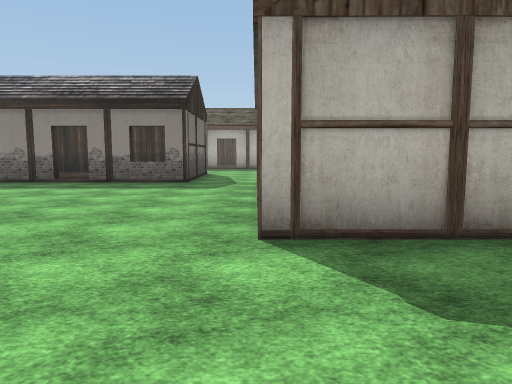
View 1 (above)

17 first-person views from a walk through a scene from a Unity 3-D project. The camera is 1.5 m above the floor, tilts 6° down and sees 70° across. The floor is counted in squares, 2 m on a side. Each view is taken from the middle of a square. On the plan, view 1 faces up. The plan holds only what a view shows up to about 11 squares ahead; the rest is blank. The place goes on beyond the plan. Some surface patterns are stand-ins.

View 2
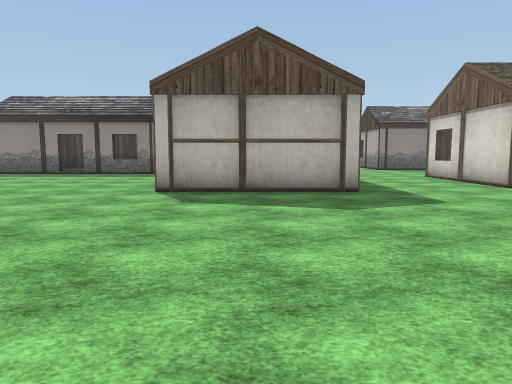

View 3
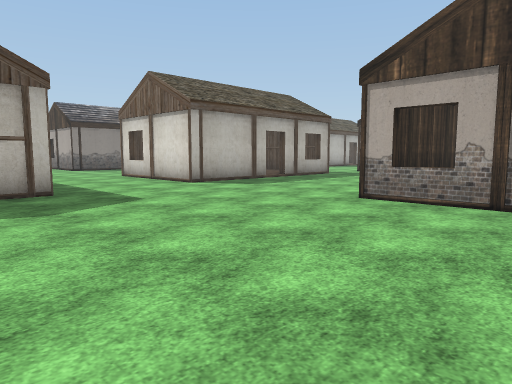

View 4
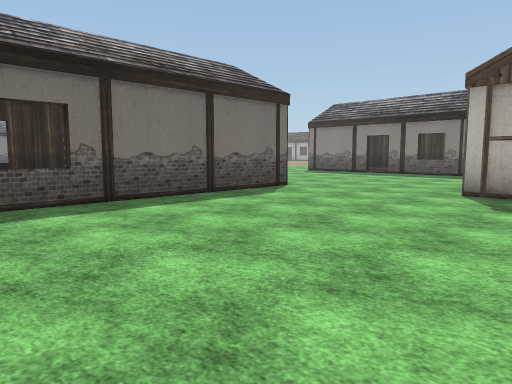

View 5
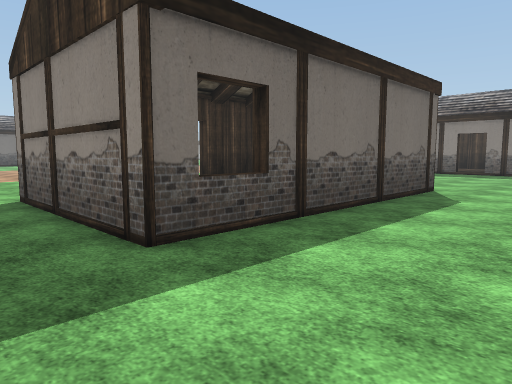

View 6
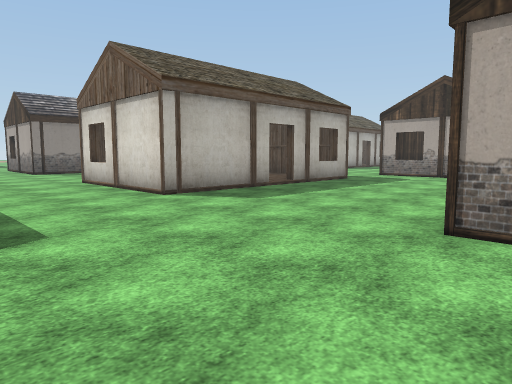

View 7
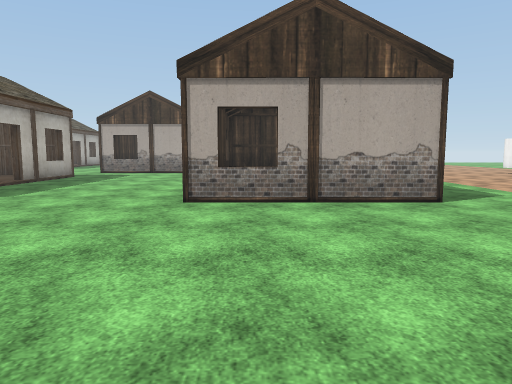

View 8
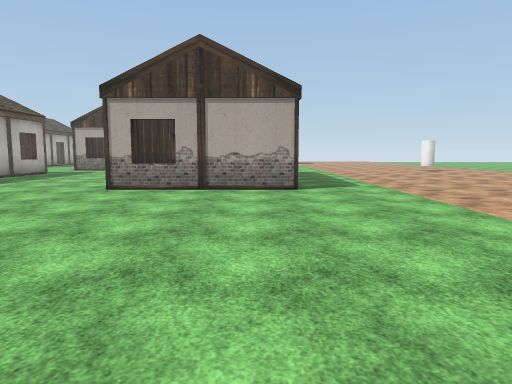

View 9
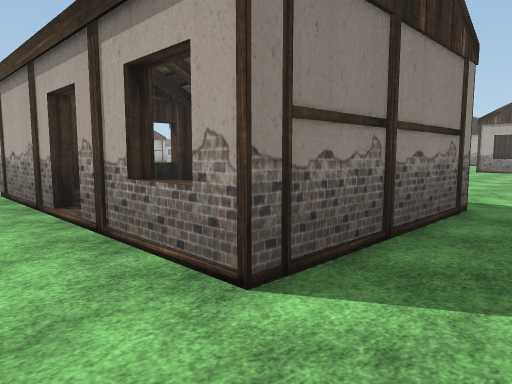

View 10
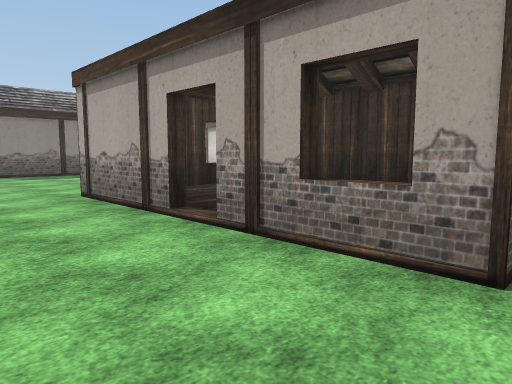

View 11
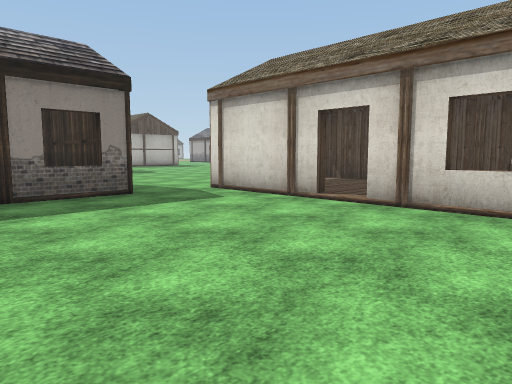

View 12
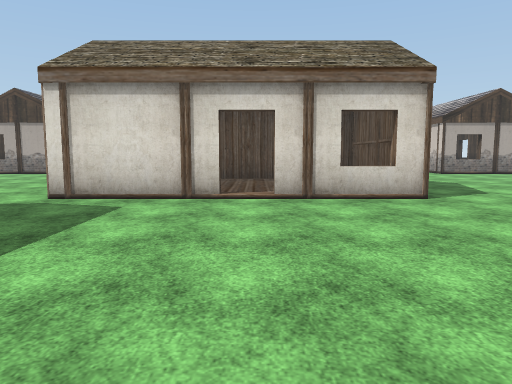

View 13
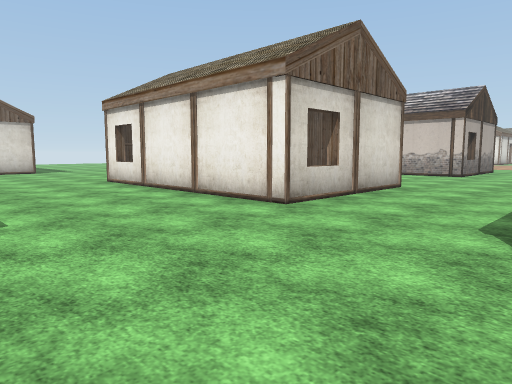

View 14
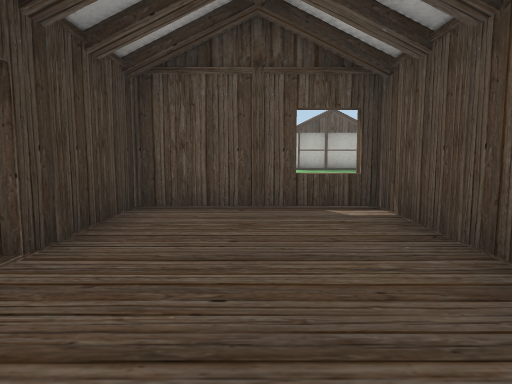

View 15
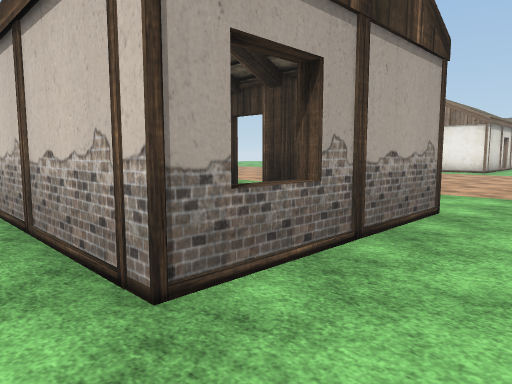

View 16
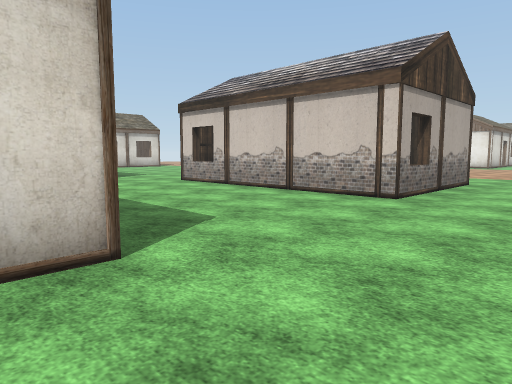

View 17
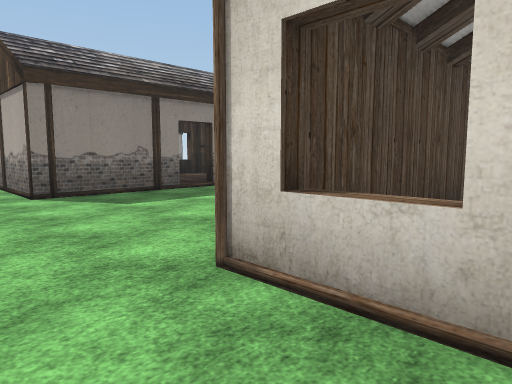

### Floor plan
Points are (right, up) in squares from view 1. A wall is a line through its corners. A room is listed if a view was taken in it or the views show most of it. See-through windows are left out.
Room 1 (views 1, 2, 3, 4, 5, 6, 7, 8, 15, 16, 17)
walls: (4.1, 3.2) (0, 3.2); (7.5, -5) (7.5, -0.9) (13.5, -0.9); (10.4, 3.9) (7.5, 3.9) (7.5, 7.9); (-3.7, 2.8) (-3.7, -3.6) (-7.6, -3.6); (13.5, 3.9) (11.2, 3.9)
ways out: opening at (-7, -5) to room 2; opening at (-2, 2.7) to room 2; opening at (6, 8.3) to room 2; opening at (11, 4)
Room 2 (views 9, 10, 11, 12, 13)
walls: (-5.2, 9.5) (-6.8, 9.5); (-1.8, 11.1) (-1.8, 9.5) (-4.4, 9.5); (-7.6, -0.2) (-7.6, 2.8); (0, 6.5) (0, 9.5); (0, 3.2) (0, 5.8); (-7.6, -3.6) (-7.6, -1); (7.5, 7.9) (13.5, 7.9); (10.5, 12.8) (7.5, 12.8) (7.5, 15.4)
ways out: opening at (-7, -5) to room 1; opening at (-2, 2.7) to room 1; opening at (6, 8.3) to room 1; opening at (0, 6) to room 3; opening at (-5, 10); opening at (11, 13); gap at (-7, -0.5)
Room 3 (view 14)
walls: (3.8, 4.5) (3.8, 9.2) (0.3, 9.2) (0.3, 6.5); (1, 3.4) (3.8, 3.4)
ways out: opening at (0, 6) to room 2

Positions as (right, up) in squares from view 1, and headings:
1: (0, 0), facing up
2: (2, -4), facing up
3: (2, -4), facing up-right
4: (2, -4), facing up-left
5: (-1, -5), facing up-left
6: (4, -2), facing up-right
7: (2, -2), facing right
8: (0, -4), facing right
9: (-9, -5), facing up-right
10: (-10, -4), facing up-right
11: (-5, 3), facing up-right
12: (-6, 6), facing right
13: (4, 12), facing down-right
14: (2, 4), facing up
15: (6, 0), facing down-right
16: (5, 5), facing down-right
17: (6, 6), facing up-right
